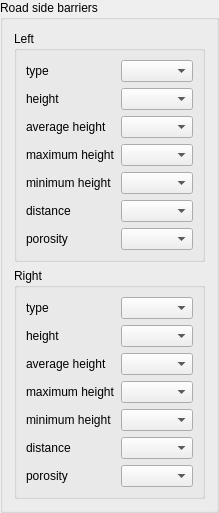
            <widget class="QGroupBox" name="groupBox_rd_barriers">
             <property name="title">
              <string>Road side barriers</string>
             </property>
             <layout class="QGridLayout" name="gridLayout_9">
              <item row="0" column="0">
               <widget class="QGroupBox" name="groupBox_rd_b_left">
                <property name="title">
                 <string>Left</string>
                </property>
                <layout class="QGridLayout" name="gridLayout_2">
                 <item row="6" column="0">
                  <widget class="QLabel" name="label_rd_b_left_distance">
                   <property name="text">
                    <string>distance</string>
                   </property>
                  </widget>
                 </item>
                 <item row="0" column="0">
                  <widget class="QLabel" name="label_rd_b_left_type">
                   <property name="text">
                    <string>type</string>
                   </property>
                  </widget>
                 </item>
                 <item row="2" column="1">
                  <widget class="QgsFieldComboBox" name="fcb_rd_b_left_height"/>
                 </item>
                 <item row="2" column="0">
                  <widget class="QLabel" name="label_rd_b_left_height">
                   <property name="text">
                    <string>height</string>
                   </property>
                  </widget>
                 </item>
                 <item row="0" column="1">
                  <widget class="QgsFieldComboBox" name="fcb_rd_b_left_type"/>
                 </item>
                 <item row="6" column="1">
                  <widget class="QgsFieldComboBox" name="fcb_rd_b_left_distance"/>
                 </item>
                 <item row="4" column="0">
                  <widget class="QLabel" name="label_rd_b_left_height_max">
                   <property name="text">
                    <string>maximum height</string>
                   </property>
                  </widget>
                 </item>
                 <item row="3" column="0">
                  <widget class="QLabel" name="label_rd_b_left_height_av">
                   <property name="text">
                    <string>average height</string>
                   </property>
                  </widget>
                 </item>
                 <item row="5" column="0">
                  <widget class="QLabel" name="label_rd_b_left_height_min">
                   <property name="text">
                    <string>minimum height</string>
                   </property>
                  </widget>
                 </item>
                 <item row="3" column="1">
                  <widget class="QgsFieldComboBox" name="fcb_rd_b_left_height_av"/>
                 </item>
                 <item row="4" column="1">
                  <widget class="QgsFieldComboBox" name="fcb_rd_b_left_height_max"/>
                 </item>
                 <item row="5" column="1">
                  <widget class="QgsFieldComboBox" name="fcb_rd_b_left_height_min"/>
                 </item>
                 <item row="7" column="0">
                  <widget class="QLabel" name="label_rd_b_left_porosity">
                   <property name="text">
                    <string>porosity</string>
                   </property>
                  </widget>
                 </item>
                 <item row="7" column="1">
                  <widget class="QgsFieldComboBox" name="fcb_rd_b_left_porosity"/>
                 </item>
                </layout>
               </widget>
              </item>
              <item row="1" column="0">
               <widget class="QGroupBox" name="groupBox_rd_b_right">
                <property name="title">
                 <string>Right</string>
                </property>
                <layout class="QGridLayout" name="gridLayout_8">
                 <item row="2" column="1">
                  <widget class="QgsFieldComboBox" name="fcb_rd_b_right_height"/>
                 </item>
                 <item row="2" column="0">
                  <widget class="QLabel" name="label_rd_b_right_height">
                   <property name="text">
                    <string>height</string>
                   </property>
                  </widget>
                 </item>
                 <item row="0" column="1">
                  <widget class="QgsFieldComboBox" name="fcb_rd_b_right_type"/>
                 </item>
                 <item row="6" column="1">
                  <widget class="QgsFieldComboBox" name="fcb_rd_b_right_distance"/>
                 </item>
                 <item row="4" column="0">
                  <widget class="QLabel" name="label_rd_b_right_height_max">
                   <property name="text">
                    <string>maximum height</string>
                   </property>
                  </widget>
                 </item>
                 <item row="3" column="0">
                  <widget class="QLabel" name="label_rd_b_right_height_av">
                   <property name="text">
                    <string>average height</string>
                   </property>
                  </widget>
                 </item>
                 <item row="5" column="0">
                  <widget class="QLabel" name="label_rd_b_right_height_min">
                   <property name="text">
                    <string>minimum height</string>
                   </property>
                  </widget>
                 </item>
                 <item row="3" column="1">
                  <widget class="QgsFieldComboBox" name="fcb_rd_b_right_height_av"/>
                 </item>
                 <item row="4" column="1">
                  <widget class="QgsFieldComboBox" name="fcb_rd_b_right_height_max"/>
                 </item>
                 <item row="5" column="1">
                  <widget class="QgsFieldComboBox" name="fcb_rd_b_right_height_min"/>
                 </item>
                 <item row="7" column="0">
                  <widget class="QLabel" name="label_rd_b_right_porosity">
                   <property name="text">
                    <string>porosity</string>
                   </property>
                  </widget>
                 </item>
                 <item row="7" column="1">
                  <widget class="QgsFieldComboBox" name="fcb_rd_b_right_porosity"/>
                 </item>
                 <item row="6" column="0">
                  <widget class="QLabel" name="label_rd_b_right_distance">
                   <property name="text">
                    <string>distance</string>
                   </property>
                  </widget>
                 </item>
                 <item row="0" column="0">
                  <widget class="QLabel" name="label_rd_b_right_type">
                   <property name="text">
                    <string>type</string>
                   </property>
                  </widget>
                 </item>
                </layout>
               </widget>
              </item>
             </layout>
            </widget>
